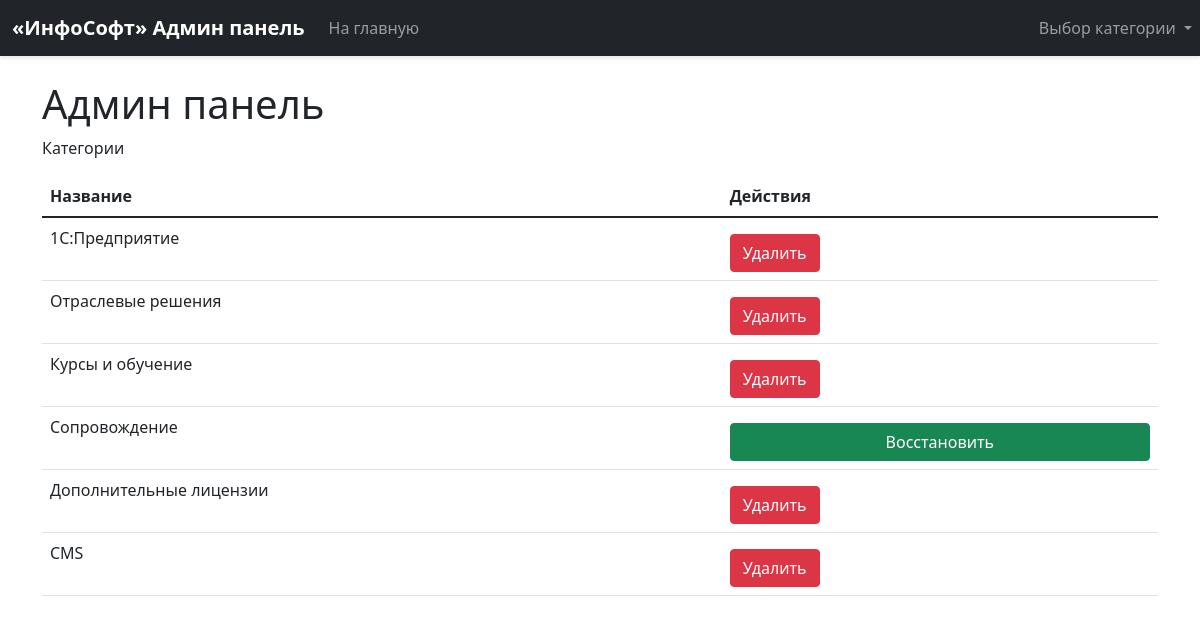
The app's page /admin.php?section=categories (signed in) with its own data.
### tables this page shows
CREATE TABLE `categories` (
  `id` int(11) NOT NULL,
  `name` varchar(100) NOT NULL,
  `description` text,
  `created_at` timestamp NOT NULL DEFAULT CURRENT_TIMESTAMP,
  `is_active` enum('active','no_active') NOT NULL
);

### admin.php (the view, shortened to what this page needs)
<?php
require_once ('db.php');
$section = isset($_GET['section']) ? $_GET['section'] : 'none';
?>
<!DOCTYPE html>
<html lang="en">
<head>
    <link rel="stylesheet" href="css/style.css">
    <link href="https://cdn.jsdelivr.net/npm/bootstrap@5.1.3/dist/css/bootstrap.min.css" rel="stylesheet">
</head>
<body>
<nav class="navbar navbar-expand-lg navbar-dark bg-dark">
        <div class="container">
            <a class="navbar-brand" href="">«ИнфоСофт» Админ панель</a>
            <div class="collapse navbar-collapse" id="navbarNav">
                <ul class="navbar-nav">
                    <li class="nav-item">
                        <a class="nav-link" href="delete_admin_session.php">На главную</a>
                    </li>
                </ul>
            </div>
        </div>
            <div class="collapse navbar-collapse" id="navbarNav">
                <ul class="navbar-nav">
                    <li class="nav-item dropdown">
                        <a class="nav-link dropdown-toggle" href="#" id="navbarDropdown" role="button" data-bs-toggle="dropdown" aria-expanded="false">
                            Выбор категории
                        </a>
                    </li>
                </ul>
            </div>
    </nav>
<div class="container mt-4">
    <h1>Админ панель</h1>
    <?php if($_SESSION['admin_auth_password'] == False) { ?>
    <p class="text-danger" id="error" style="transition: opacity 0.5s ease-in-out;"><?= $_SESSION['error'] ?? '' ?></p>
    <div class="d-flex justify-content-center">
        <h2>Введите пароль администратора</h2>
    </div>
    <form action="admin_auth.php" method="POST" class="d-flex justify-content-center">
        <input type="password" name="admin_password" placeholder="Пароль администратора" required><br>
        <input type="hidden" name="user_id" value="<?= $_SESSION['user_id'] ?>">
        <button type="submit" class="btn btn-primary">Вход</button>
    </form>
    <?php }else { ?>
    <?php if ($section == 'products'): ?>
    <?php
    $limit = 5;
    $page = isset($_GET['page']) ? (int)$_GET['page'] : 1;
    $productsPagination = getPaginatedData($conn, 'products', $limit, $page);
    ?>
    <table class="table">
        <thead>
            <tr>
                <th>ID</th>
                <th>Название</th>
                <th>Описание</th>
                <th>Цена</th>
                <th>Категория</th>
                <th>Картинка</th>
                <th>Статус</th>
                <th>Состояние</th>
                <th>Количество</th>
                <th>Действия</th>
            </tr>
        </thead>
        <tbody>
            <?php foreach($productsPagination['data'] as $product): ?>
                <tr>
                    <td><?= $product['id'] ?></td>
                    <td><?= $product['title'] ?></td>
                    <td style="max-width: 250px; overflow: hidden; text-overflow: ellipsis; white-space: nowrap;"><?= $product['description'] ?></td>
                    <td><?= $product['price'] ?></td>
                    <td><?= $product['category'] ?></td>
                    <td><img src="<?= $product['image_path'] ?>" alt="<?= $product['title'] ?>" width="100"></td>
                    <td>
                        <?php if ($product['is_active'] == 'active'): ?>
                            <p class="text-success">Активен</p>
                        <?php else: ?>
                            <p class="text-danger">Не активен</p>
                        <?php endif; ?>
                    </td>
                    <td>
                        <?php if ($product['is_active'] == 'active' && $product['quantity'] > 0 ): ?>
                            <p class="text-success">Доступен</p>
                        <?php else: ?>
                            <p class="text-danger">Недоступен</p>
                        <?php endif; ?>
                    </td>
                    <td><?= $product['quantity'] ?></td>
                    <td>
                        <a href="edit_product.php?id=<?= $product['id'] ?>" class="btn btn-primary mt-1 mb-2">Редактировать</a>
                        <?php if ($product['is_active'] == 'active'): ?>
                        <form action="delete_product.php" method="POST">
                            <input type="hidden" name="product_id" value="<?= $product['id'] ?>">
                            <button type="submit" class="btn btn-danger">Удалить</button>
                        </form>
                        <?php else: ?>
                            <form action="activate_product.php" method="POST">
                            <input type="hidden" name="product_id" value="<?= $product['id'] ?>">
                            <button type="submit" class="btn btn-success">Активировать</button>
                        </form>
                        <?php endif; ?>
                    </td>
                </tr>
            <?php endforeach; ?>
        </tbody>
    </table>
    <div class="pagination">
    <?php for ($i = 1; $i <= $productsPagination['pages']; $i++): ?>
        <a href="?section=products&page=<?= $i ?>" class="btn btn-primary <?= ($page == $i) ? 'active' : '' ?> ms-2 me-2 mb-2"><?= $i ?></a>
    <?php endfor; ?>
</div>
    <?php elseif ($section == 'categories'): ?>
        <p>Категории</p>
        <table class="table">
            <thead>
                <tr>
                    <th>Название</th>
                    <th>Действия</th>
                </tr>
            </thead>
            <tbody>
            <?php
                $result = $conn->query("SELECT * FROM categories");
                foreach ($result as $category):
            ?>
                <tr>
                    <td><?= $category['name'] ?></td>
                    <td>
                        <?php if ($category['is_active'] == 'active'): ?>
                        <form action="edit_category.php" method="POST">
                            <button type="submit" class="btn btn-danger mt-2">Удалить</button>
                        </form>
                        <?php else: ?>
                            <form action="edit_category.php" method="POST">
                            <button type="submit" class="btn btn-success mt-2">Восстановить</button>
                        </form>
                        <?php endif; ?>
                    </td>
                </tr>
            <?php endforeach; ?>
    <?php endif; ?>
    <?php } ?>
</div>
</body>
</html>

### css/style.css (style rules this page uses)
body { margin: 0; padding: 0; background-color: #f8f9fa; font-family: 'Segoe UI', Tahoma, Geneva, Verdana, sans-serif; transition: all 0.3s ease; overflow: auto; }
.navbar { box-shadow: 0 2px 4px rgba(0,0,0,.1); }
.navbar-brand { font-weight: 600; font-size: 1.5rem; color: #fff !important; }
.btn { border-radius: 5px; padding: 0.5rem 1rem; font-weight: 500; transition: all 0.3s ease; margin-top: 0; }
.btn-success { background-color: #198754; border: none; color: #fff; width: 100%; }
.btn { animation: fadeIn 0.5s ease-out; }
body { font-family: Arial, sans-serif; }

### records on screen
categories: name "1С:Предприятие"
categories: name "Отраслевые решения"
categories: name "Курсы и обучение"
categories: name "Сопровождение"
categories: name "Дополнительные лицензии"
categories: name "CMS"
